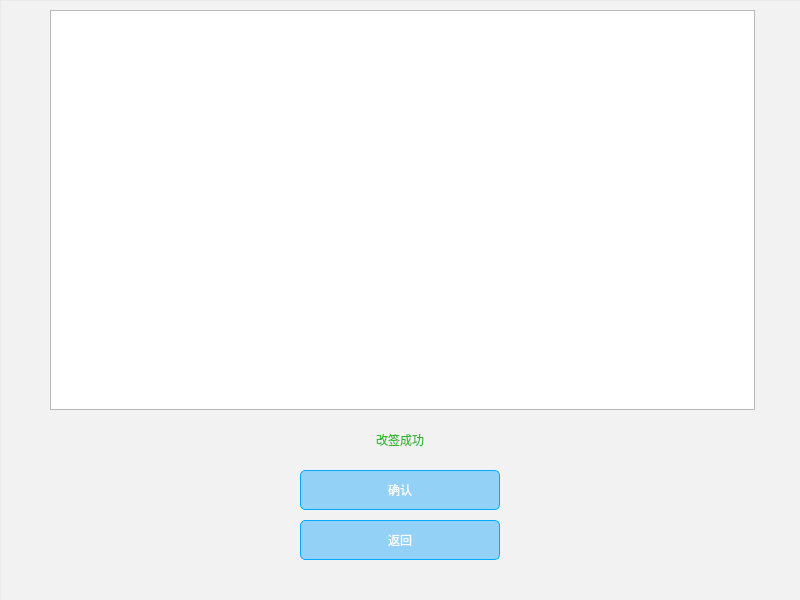
<?xml version="1.0" encoding="UTF-8"?>
<ui version="4.0">
 <class>change</class>
 <widget class="QWidget" name="change">
  <property name="geometry">
   <rect>
    <x>0</x>
    <y>0</y>
    <width>800</width>
    <height>600</height>
   </rect>
  </property>
  <property name="minimumSize">
   <size>
    <width>800</width>
    <height>600</height>
   </size>
  </property>
  <property name="maximumSize">
   <size>
    <width>800</width>
    <height>600</height>
   </size>
  </property>
  <property name="windowTitle">
   <string>改签</string>
  </property>
  <property name="windowIcon">
   <iconset resource="icon.qrc">
    <normaloff>:/new/prefix1/iconANDpic/plane.png</normaloff>:/new/prefix1/iconANDpic/plane.png</iconset>
  </property>
  <widget class="QPushButton" name="ensureB">
   <property name="geometry">
    <rect>
     <x>300</x>
     <y>470</y>
     <width>200</width>
     <height>40</height>
    </rect>
   </property>
   <property name="styleSheet">
    <string notr="true">QPushButton {

	background-color: rgba(0, 159, 252,100);

	font: 700 16pt &quot;微软雅黑&quot;;
	color: rgb(255, 255, 255);
border: 1px solid rgb(0, 170, 255); 
    border-radius: 5px;
}

QPushButton:hover {  
	background-color: rgba(0, 159, 252,200);
}</string>
   </property>
   <property name="text">
    <string>确认</string>
   </property>
  </widget>
  <widget class="QPushButton" name="cancelB">
   <property name="geometry">
    <rect>
     <x>300</x>
     <y>520</y>
     <width>200</width>
     <height>40</height>
    </rect>
   </property>
   <property name="styleSheet">
    <string notr="true">QPushButton {

	background-color: rgba(0, 159, 252,100);

	font: 700 16pt &quot;微软雅黑&quot;;
	color: rgb(255, 255, 255);
border: 1px solid rgb(0, 170, 255); 
    border-radius: 5px;
}

QPushButton:hover {  
	background-color: rgba(0, 159, 252,200);
}</string>
   </property>
   <property name="text">
    <string>返回</string>
   </property>
  </widget>
  <widget class="QTableWidget" name="mytable">
   <property name="geometry">
    <rect>
     <x>50</x>
     <y>10</y>
     <width>705</width>
     <height>400</height>
    </rect>
   </property>
  </widget>
  <widget class="QLabel" name="label">
   <property name="geometry">
    <rect>
     <x>300</x>
     <y>420</y>
     <width>200</width>
     <height>40</height>
    </rect>
   </property>
   <property name="styleSheet">
    <string notr="true">font: 700 24pt &quot;微软雅黑&quot;;
color: rgba(0, 170, 0, 200);</string>
   </property>
   <property name="text">
    <string>改签成功</string>
   </property>
   <property name="alignment">
    <set>Qt::AlignmentFlag::AlignCenter</set>
   </property>
  </widget>
  <widget class="QFrame" name="frame">
   <property name="geometry">
    <rect>
     <x>0</x>
     <y>0</y>
     <width>801</width>
     <height>601</height>
    </rect>
   </property>
   <property name="styleSheet">
    <string notr="true">background-color: rgba(255, 255, 255, 50);
background-image: url(:/new/prefix2/iconANDpic/change.jpg);</string>
   </property>
   <property name="frameShape">
    <enum>QFrame::Shape::StyledPanel</enum>
   </property>
   <property name="frameShadow">
    <enum>QFrame::Shadow::Raised</enum>
   </property>
  </widget>
  <zorder>frame</zorder>
  <zorder>ensureB</zorder>
  <zorder>cancelB</zorder>
  <zorder>mytable</zorder>
  <zorder>label</zorder>
 </widget>
 <resources>
  <include location="icon.qrc"/>
 </resources>
 <connections/>
</ui>
